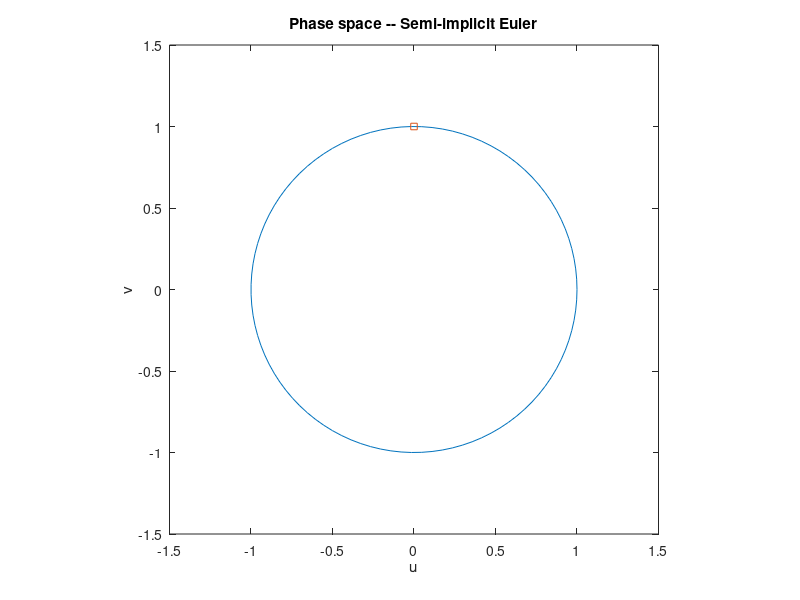

The MATLAB script that drew this image: (Note: this script raises an error after producing the figure.)
function phase_space_semi_implicit_euler()
  % This shows evolution of square in phase space
  % using symplectic Euler

  global omega
  omega = 1;  % Oscillation freq
    
  % Set up time axis of problem
  Tend = 19;
  deltat = .03;
  N = Tend/deltat;

  % Draw a circle which guides the eye
  t = linspace(0, 2*pi, 100);
  x = cos(t);
  y = sin(t);
  figure(1)
  plot(x, y)
  hold on
  axis([-1.5 1.5 -1.5 1.5])
  axis('square')
  
  % Initial conds
  y1 = [-.02; .98];
  y2 = [-.02; 1.02];
  y3 = [.02; 1.02];
  y4 = [.02; .98];
  
  % Plot initial point
  u = [y1(1), y2(1), y3(1), y4(1), y1(1)];
  v = [y1(2), y2(2), y3(2), y4(2), y1(2)];  
  plot(u, v)
  hold on
  xlabel('u')
  ylabel('v')
  title('Phase space -- Semi-implicit Euler')
  pause(.2)
  
  % Take 10 steps, then plot.
  t = 0;
  while (t<Tend)
    for i = 1:10
      y1 = semi_implicit_euler_step(y1, t, deltat);
      y2 = semi_implicit_euler_step(y2, t, deltat);
      y3 = semi_implicit_euler_step(y3, t, deltat);
      y4 = semi_implicit_euler_step(y4, t, deltat);
      t = t+deltat;
    end
    
    u = [y1(1), y2(1), y3(1), y4(1), y1(1)];
    v = [y1(2), y2(2), y3(2), y4(2), y1(2)];  
    plot(u, v)
    pause(.2)
  end
  

end
